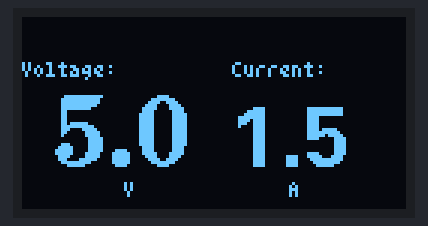
Recording of a sketch running on a simulated Arduino Uno, built with avr-gcc and run on an emulated ATmega328P. Parts: 128×64 one-colour display.

Above: at 0.1 s.

The sketch:

display_batt.ino
```cpp
#include <U8g2lib.h>

// Create an instance of the U8g2 class for an SSD1306-based OLED display
U8G2_SSD1306_128X64_NONAME_F_HW_I2C u8g2(U8G2_R0, /* reset=*/ U8X8_PIN_NONE);

float voltage = 5.0;
float current = 1.50;
//const int voltagePin = A0
//const int currentPin = A1

void setup(void) {
  u8g2.begin();
  // pinMode(currentPin, INPUT);
}

void loop(void) {

  u8g2.clearBuffer();
  u8g2.setFont(u8g2_font_tom_thumb_4x6_mf);
  u8g2.setCursor(0, 20);
  u8g2.print("Voltage: ");
  u8g2.setCursor(70, 20);
  u8g2.print("Current: ");


  u8g2.setFont(u8g2_font_ncenB24_tr);
  u8g2.setCursor(10, 50);
  u8g2.print(voltage, 1);

  u8g2.setFont(u8g2_font_tom_thumb_4x6_mf);
  u8g2.setCursor(30, 60);
  u8g2.print(" V");


  u8g2.setFont(u8g2_font_fub20_tr);
  u8g2.setCursor(70, 50);
  u8g2.print(current, 1);

  u8g2.setFont(u8g2_font_tom_thumb_4x6_mf);
  u8g2.setCursor(85, 60);
  u8g2.print(" A");

  // Send the buffer to the display
  u8g2.sendBuffer();

  // Delay to avoid flickering
  delay(1000);
}
```
